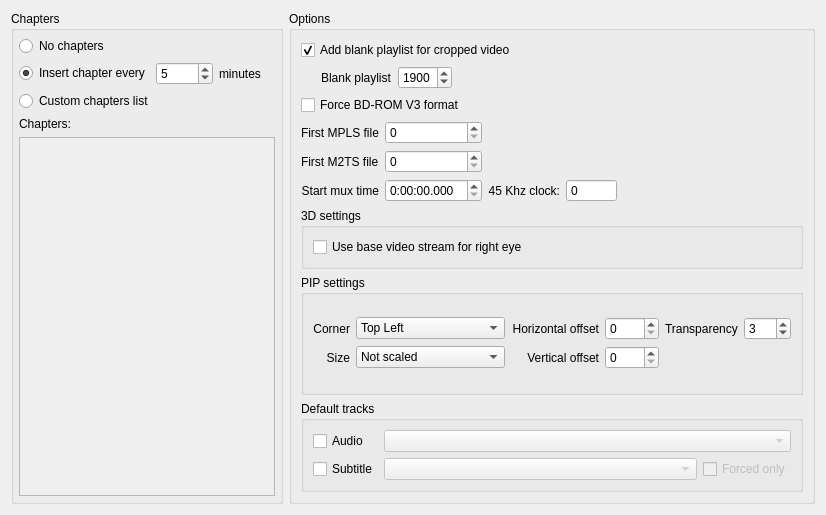
      <widget class="QWidget" name="tab_2">
       <attribute name="title">
        <string>Blu-ray</string>
       </attribute>
       <layout class="QHBoxLayout" name="horizontalLayout_5">
        <item>
         <widget class="QGroupBox" name="groupBox_3">
          <property name="title">
           <string>Chapters</string>
          </property>
          <layout class="QVBoxLayout" name="verticalLayout_11">
           <property name="margin">
            <number>5</number>
           </property>
           <item>
            <widget class="QRadioButton" name="radioButtonNoChapters">
             <property name="text">
              <string>No chapters</string>
             </property>
            </widget>
           </item>
           <item>
            <layout class="QHBoxLayout" name="horizontalLayout_6">
             <item>
              <widget class="QRadioButton" name="radioButtonAutoChapter">
               <property name="text">
                <string>Insert chapter every</string>
               </property>
               <property name="checked">
                <bool>true</bool>
               </property>
              </widget>
             </item>
             <item>
              <widget class="QSpinBox" name="spinEditChapterLen">
               <property name="minimum">
                <number>1</number>
               </property>
               <property name="maximum">
                <number>9999</number>
               </property>
               <property name="value">
                <number>5</number>
               </property>
              </widget>
             </item>
             <item>
              <widget class="QLabel" name="label_4">
               <property name="text">
                <string>minutes</string>
               </property>
              </widget>
             </item>
            </layout>
           </item>
           <item>
            <widget class="QRadioButton" name="radioButtonCustomChapters">
             <property name="text">
              <string>Custom chapters list</string>
             </property>
            </widget>
           </item>
           <item>
            <widget class="QLabel" name="label_9">
             <property name="text">
              <string>Chapters:</string>
             </property>
            </widget>
           </item>
           <item>
            <widget class="QPlainTextEdit" name="memoChapters">
             <property name="enabled">
              <bool>false</bool>
             </property>
             <property name="tabChangesFocus">
              <bool>true</bool>
             </property>
             <property name="tabStopDistance">
              <number>20</number>
             </property>
            </widget>
           </item>
          </layout>
         </widget>
        </item>
        <item>
         <widget class="QGroupBox" name="BDOptionsGroupBox">
          <property name="title">
           <string>Options</string>
          </property>
          <layout class="QVBoxLayout" name="verticalLayout_19">
           <item>
            <widget class="QCheckBox" name="checkBoxBlankPL">
             <property name="text">
              <string>Add blank playlist for cropped video</string>
             </property>
             <property name="checked">
              <bool>true</bool>
             </property>
            </widget>
           </item>
           <item>
            <layout class="QHBoxLayout" name="horizontalLayout_32">
             <item>
              <spacer name="horizontalSpacer_22">
               <property name="orientation">
                <enum>Qt::Horizontal</enum>
               </property>
               <property name="sizeType">
                <enum>QSizePolicy::Fixed</enum>
               </property>
               <property name="sizeHint" stdset="0">
                <size>
                 <width>20</width>
                 <height>20</height>
                </size>
               </property>
              </spacer>
             </item>
             <item>
              <widget class="QLabel" name="BlackplaylistLabel">
               <property name="text">
                <string>Blank playlist</string>
               </property>
              </widget>
             </item>
             <item>
              <widget class="QSpinBox" name="BlackplaylistCombo">
               <property name="minimumSize">
                <size>
                 <width>18</width>
                 <height>0</height>
                </size>
               </property>
               <property name="maximum">
                <number>1999</number>
               </property>
               <property name="value">
                <number>1900</number>
               </property>
              </widget>
             </item>
             <item>
              <spacer name="horizontalSpacer_23">
               <property name="orientation">
                <enum>Qt::Horizontal</enum>
               </property>
               <property name="sizeHint" stdset="0">
                <size>
                 <width>40</width>
                 <height>20</height>
                </size>
               </property>
              </spacer>
             </item>
            </layout>
           </item>
           <item>
             <widget class="QCheckBox" name="checkBoxV3">
               <property name="text">
                 <string>Force BD-ROM V3 format</string>
               </property>
               <property name="checked">
                 <bool>false</bool>
               </property>
             </widget>
           </item>
           <item>
            <layout class="QGridLayout" name="gridLayout_10">
             <item row="0" column="0">
              <widget class="QLabel" name="label">
               <property name="text">
                <string>First MPLS file</string>
               </property>
               <property name="alignment">
                <set>Qt::AlignLeading|Qt::AlignLeft|Qt::AlignVCenter</set>
               </property>
              </widget>
             </item>
             <item row="0" column="1">
              <widget class="QSpinBox" name="spinBoxMplsNum">
               <property name="sizePolicy">
                <sizepolicy hsizetype="Minimum" vsizetype="Fixed">
                 <horstretch>0</horstretch>
                 <verstretch>0</verstretch>
                </sizepolicy>
               </property>
               <property name="maximum">
                <number>1999</number>
               </property>
              </widget>
             </item>
             <item row="1" column="0">
              <widget class="QLabel" name="label_10">
               <property name="text">
                <string>First M2TS file</string>
               </property>
               <property name="alignment">
                <set>Qt::AlignLeading|Qt::AlignLeft|Qt::AlignVCenter</set>
               </property>
              </widget>
             </item>
             <item row="1" column="1">
              <widget class="QSpinBox" name="spinBoxM2tsNum">
               <property name="sizePolicy">
                <sizepolicy hsizetype="Minimum" vsizetype="Fixed">
                 <horstretch>0</horstretch>
                 <verstretch>0</verstretch>
                </sizepolicy>
               </property>
               <property name="maximum">
                <number>99999</number>
               </property>
              </widget>
             </item>
             <item row="2" column="1">
              <widget class="QTimeEdit" name="muxTimeEdit">
               <property name="displayFormat">
                <string notr="true">H:mm:ss.zzz</string>
               </property>
              </widget>
             </item>
             <item row="2" column="0">
              <widget class="QLabel" name="label_20">
               <property name="text">
                <string>Start mux time</string>
               </property>
               <property name="alignment">
                <set>Qt::AlignRight|Qt::AlignTrailing|Qt::AlignVCenter</set>
               </property>
              </widget>
             </item>
             <item row="2" column="3">
              <widget class="QSpinBox" name="muxTimeClock">
               <property name="buttonSymbols">
                <enum>QAbstractSpinBox::NoButtons</enum>
               </property>
               <property name="suffix">
                <string/>
               </property>
               <property name="prefix">
                <string/>
               </property>
               <property name="maximum">
                <number>2147483647</number>
               </property>
              </widget>
             </item>
             <item row="2" column="2">
              <widget class="QLabel" name="label_23">
               <property name="text">
                <string>45 Khz clock:</string>
               </property>
               <property name="alignment">
                <set>Qt::AlignRight|Qt::AlignTrailing|Qt::AlignVCenter</set>
               </property>
              </widget>
             </item>
             <item row="2" column="4">
              <spacer name="horizontalSpacer_19">
               <property name="orientation">
                <enum>Qt::Horizontal</enum>
               </property>
               <property name="sizeHint" stdset="0">
                <size>
                 <width>40</width>
                 <height>20</height>
                </size>
               </property>
              </spacer>
             </item>
            </layout>
           </item>
           <item>
            <widget class="QGroupBox" name="groupBox_11">
             <property name="title">
              <string>3D settings</string>
             </property>
             <layout class="QVBoxLayout" name="verticalLayout_20">
              <item>
               <widget class="QCheckBox" name="rightEyeCheckBox">
                <property name="text">
                 <string>Use base video stream for right eye</string>
                </property>
               </widget>
              </item>
             </layout>
            </widget>
           </item>
           <item>
            <widget class="QGroupBox" name="groupBoxPip">
             <property name="minimumSize">
              <size>
               <width>0</width>
               <height>120</height>
              </size>
             </property>
             <property name="title">
              <string>PIP settings</string>
             </property>
             <layout class="QVBoxLayout" name="verticalLayout_23">
              <item>
               <layout class="QGridLayout" name="gridLayout_13">
                <item row="0" column="0">
                 <widget class="QLabel" name="label_24">
                  <property name="text">
                   <string>Corner</string>
                  </property>
                  <property name="alignment">
                   <set>Qt::AlignRight|Qt::AlignTrailing|Qt::AlignVCenter</set>
                  </property>
                 </widget>
                </item>
                <item row="1" column="3">
                 <widget class="QSpinBox" name="spinBoxPipOffsetV">
                  <property name="maximum">
                   <number>9999</number>
                  </property>
                 </widget>
                </item>
                <item row="1" column="2">
                 <widget class="QLabel" name="label_27">
                  <property name="text">
                   <string>Vertical offset</string>
                  </property>
                  <property name="alignment">
                   <set>Qt::AlignRight|Qt::AlignTrailing|Qt::AlignVCenter</set>
                  </property>
                 </widget>
                </item>
                <item row="0" column="1">
                 <widget class="QComboBox" name="comboBoxPipCorner">
                  <item>
                   <property name="text">
                    <string>Top Left</string>
                   </property>
                  </item>
                  <item>
                   <property name="text">
                    <string>Top Right</string>
                   </property>
                  </item>
                  <item>
                   <property name="text">
                    <string>Bottom Right</string>
                   </property>
                  </item>
                  <item>
                   <property name="text">
                    <string>Bottom Left</string>
                   </property>
                  </item>
                 </widget>
                </item>
                <item row="1" column="0">
                 <widget class="QLabel" name="label_26">
                  <property name="text">
                   <string>Size</string>
                  </property>
                  <property name="alignment">
                   <set>Qt::AlignRight|Qt::AlignTrailing|Qt::AlignVCenter</set>
                  </property>
                 </widget>
                </item>
                <item row="1" column="1">
                 <widget class="QComboBox" name="comboBoxPipSize">
                  <item>
                   <property name="text">
                    <string>Not scaled</string>
                   </property>
                  </item>
                  <item>
                   <property name="text">
                    <string>Half (x 1/2)</string>
                   </property>
                  </item>
                  <item>
                   <property name="text">
                    <string>Quarter (x 1/4)</string>
                   </property>
                  </item>
                  <item>
                   <property name="text">
                    <string>One and a Half (x 1.5)</string>
                   </property>
                  </item>
                  <item>
                   <property name="text">
                    <string>Full Screen</string>
                   </property>
                  </item>
                 </widget>
                </item>
                <item row="0" column="2">
                 <widget class="QLabel" name="label_25">
                  <property name="text">
                   <string>Horizontal offset</string>
                  </property>
                  <property name="alignment">
                   <set>Qt::AlignRight|Qt::AlignTrailing|Qt::AlignVCenter</set>
                  </property>
                 </widget>
                </item>
                <item row="0" column="3">
                 <widget class="QSpinBox" name="spinBoxPipOffsetH">
                  <property name="maximum">
                   <number>9999</number>
                  </property>
                 </widget>
                </item>
                <item row="0" column="4">
                 <widget class="QLabel" name="label_30">
                  <property name="text">
                   <string>Transparency</string>
                  </property>
                 </widget>
                </item>
                <item row="0" column="5">
                 <widget class="QSpinBox" name="pipTransparencySpinBox">
                  <property name="maximum">
                   <number>255</number>
                  </property>
                  <property name="value">
                   <number>3</number>
                  </property>
                 </widget>
                </item>
               </layout>
              </item>
             </layout>
            </widget>
           </item>
           <item>
            <widget class="QGroupBox" name="defaultTracksGroupBox">
             <property name="title">
              <string>Default tracks</string>
             </property>
             <layout class="QGridLayout" name="gridLayout_15">
              <item row="1" column="0">
               <widget class="QCheckBox" name="defaultSubTrackCheckBox">
                <property name="text">
                 <string>Subtitle</string>
                </property>
               </widget>
              </item>
              <item row="1" column="2" alignment="Qt::AlignRight">
               <widget class="QCheckBox" name="defaultSubTrackForcedOnlyCheckBox">
                <property name="enabled">
                 <bool>false</bool>
                </property>
                <property name="toolTip">
                 <string>When checked, only subtitles marked as &quot;forced&quot; in the subtitle stream will appear.</string>
                </property>
                <property name="text">
                 <string>Forced only</string>
                </property>
               </widget>
              </item>
              <item row="0" column="0">
               <widget class="QCheckBox" name="defaultAudioTrackCheckBox">
                <property name="text">
                 <string>Audio</string>
                </property>
               </widget>
              </item>
              <item row="1" column="1">
               <widget class="QComboBox" name="defaultSubTrackComboBox">
                <property name="enabled">
                 <bool>false</bool>
                </property>
                <property name="sizePolicy">
                 <sizepolicy hsizetype="MinimumExpanding" vsizetype="Fixed">
                  <horstretch>0</horstretch>
                  <verstretch>0</verstretch>
                 </sizepolicy>
                </property>
               </widget>
              </item>
              <item row="0" column="1" colspan="2">
               <widget class="QComboBox" name="defaultAudioTrackComboBox">
                <property name="enabled">
                 <bool>false</bool>
                </property>
                <property name="sizePolicy">
                 <sizepolicy hsizetype="MinimumExpanding" vsizetype="Fixed">
                  <horstretch>0</horstretch>
                  <verstretch>0</verstretch>
                 </sizepolicy>
                </property>
               </widget>
              </item>
             </layout>
            </widget>
           </item>
          </layout>
         </widget>
        </item>
       </layout>
      </widget>
